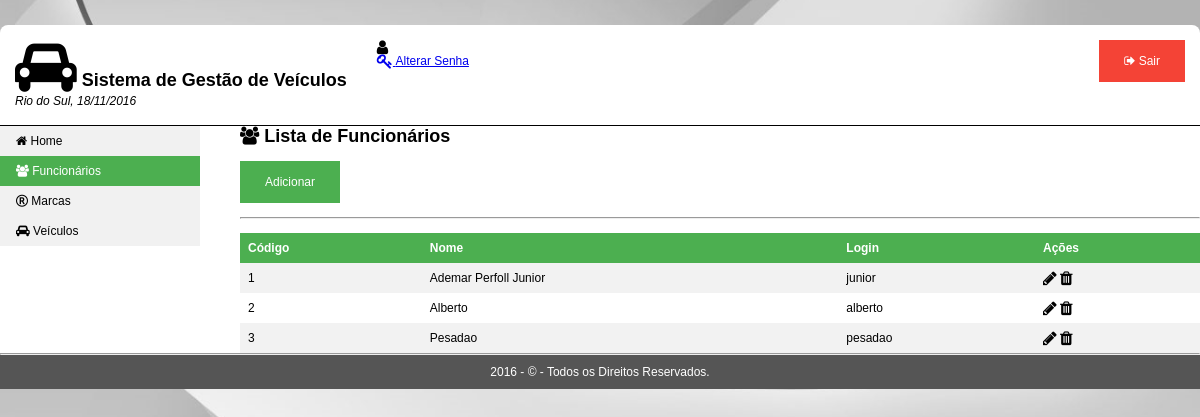
Before: /principal.php?pg=funcionarios (signed in) with the older database file.
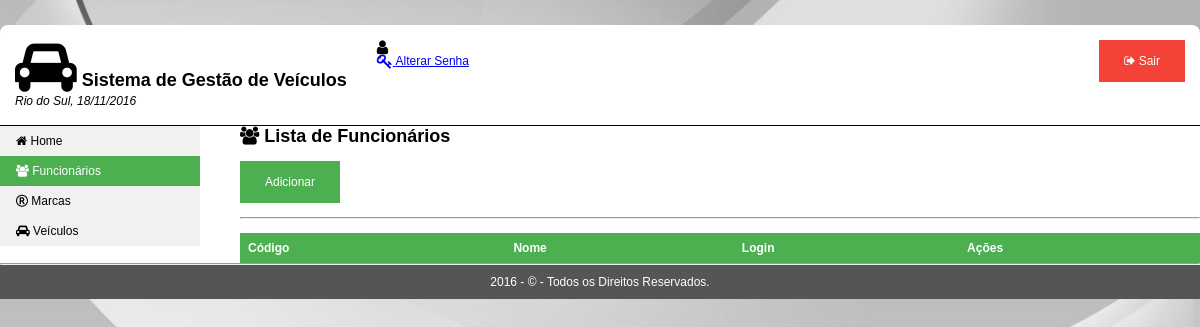
After: the same page with the newer database file.
### tables this page shows
CREATE TABLE IF NOT EXISTS `funcionario` (
  `id` int(11) NOT NULL,
  `nome` varchar(255) NOT NULL,
  `login` varchar(50) NOT NULL,
  `senha` varchar(50) NOT NULL
);

### dao/DaoFuncionario.php (called while the page is built, shortened)
<?php
require_once 'Conexao.php';
class DaoFuncionario {
    public static $instance;
    public static function getInstance() {
        if (!isset(self::$instance))
            self::$instance = new DaoFuncionario();
        return self::$instance;
    }
    public function listar() {
        $sql = "SELECT * FROM funcionario ORDER BY nome";
        $p_sql = Conexao::getInstance()->prepare($sql);
        $p_sql->execute();
        return $p_sql->fetchAll(PDO::FETCH_ASSOC);
    }
}

### dao/Conexao.php (called while the page is built, shortened)
<?php
class Conexao {
    public static $instance;
    public static function getInstance() {
        if(!isset(self::$instance)) {
            self::$instance = new PDO("mysql:host=127.0.0.1;"
            . "dbname=demo",  "root",  "");
        }
        return self::$instance;
    }
}

### funcionarios.php (the view)
<div class="box_titulo_interno">
    <H2><i class="fa fa-users fa-1x"></i> Lista de Funcionários</H2>
</div>
<br>
<div class="box_link">
    <a href="?pg=addFuncionario">Adicionar</a>
</div>
<br>
<hr>
<br>
<?php
require_once 'dao/DaoFuncionario.php';
$DaoFuncionario = DaoFuncionario::getInstance();
$dados = $DaoFuncionario->listar();
?>
<table>
    <tr>
        <th>Código</th>
        <th>Nome</th>
        <th>Login</th>
        <th>Ações</th>
    </tr>
    <?php
    foreach ($dados as $row) {
        $id = $row["id"];
        echo "<tr>";
        echo "<td>" . $row["id"] . "</td>";
        echo "<td>" . $row["nome"] . "</td>";
        echo "<td>" . $row["login"] . "</td>";
        echo "<td><a href='?pg=editFuncionario&id=$id' title='Editar'><i class='fa fa-pencil fa-lg'></i></a>"
        . " <a href='?pg=delFuncionario&id=$id' title='Excluir' onclick='return confirm(\"Deseja excluir?\")'><i class='fa fa-trash fa-lg'></i></a></td>";
        echo "</tr>";
    }
    ?>
</table>

Changed rows visible on the page:
removed funcionario: id "1", nome "Ademar Perfoll Junior", login "junior"
removed funcionario: id "2", nome "Alberto", login "alberto"
removed funcionario: id "3", nome "Pesadao", login "pesadao"
